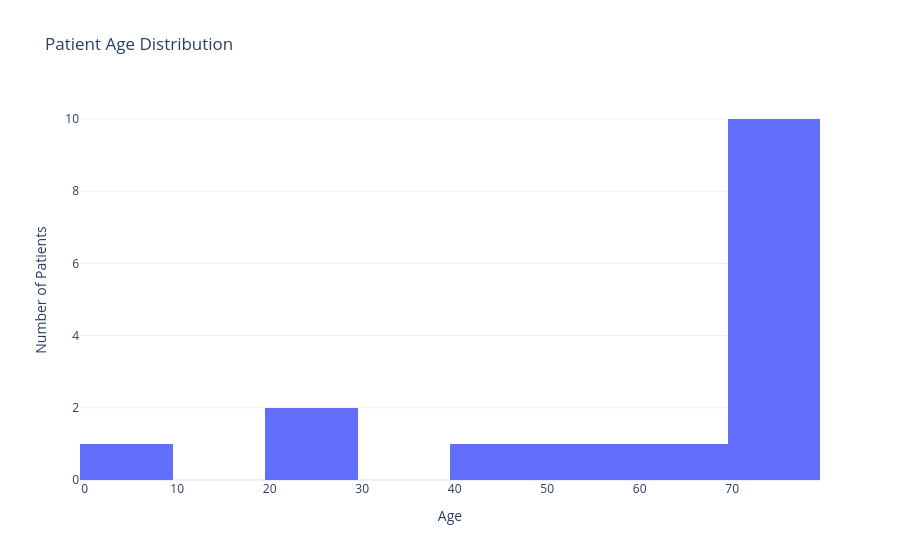

Write notebook code for a chart like this one.
### Markdown cell above
## Age distribution

### Code cell
fig = px.histogram(
    patients,
    x="AGE",
    nbins=10,
    title="Patient Age Distribution",
    labels={"AGE": "Age"}
)

fig.update_layout(
    yaxis_title="Number of Patients",
    template="plotly_white"
)

fig.show()

### Figure 1 — Plotly figure (JSON) as saved in the notebook; plotly's stock layout.template omitted (floating-point values rounded to 4 significant figures)
{"data": [{"bingroup": "x", "hovertemplate": "Age=%{x}<br>count=%{y}<extra></extra>", "legendgroup": "", "marker": {"color": "#636efa", "pattern": {"shape": ""}}, "name": "", "nbinsx": 10, "orientation": "v", "showlegend": false, "type": "histogram", "x": [5, 29, 27, 56, 44, 70, 62, 76, 77, 77, 77, 77, 77, 77, 77, 77], "xaxis": "x", "yaxis": "y"}], "layout": {"barmode": "relative", "legend": {"tracegroupgap": 0}, "title": {"text": "Patient Age Distribution"}, "xaxis": {"anchor": "y", "domain": [0, 1], "title": {"text": "Age"}}, "yaxis": {"anchor": "x", "domain": [0, 1], "title": {"text": "Number of Patients"}}}}
